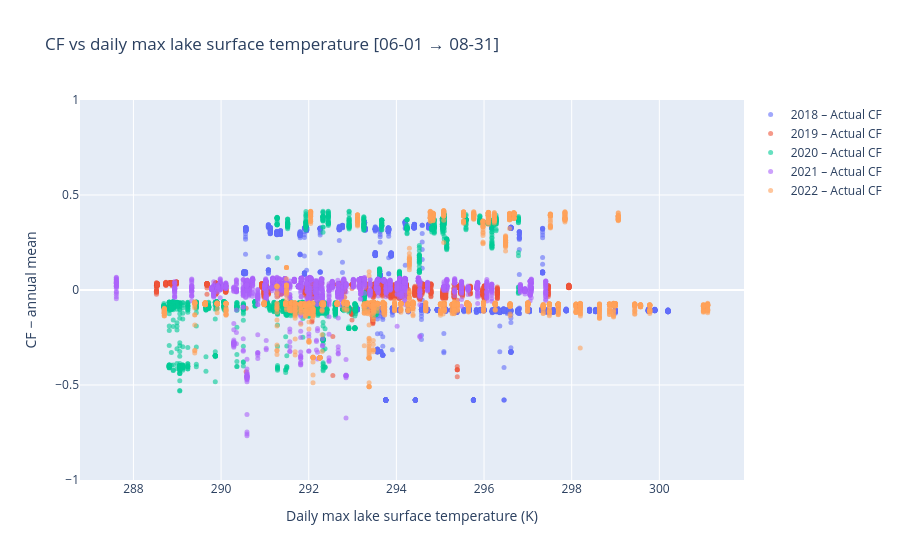
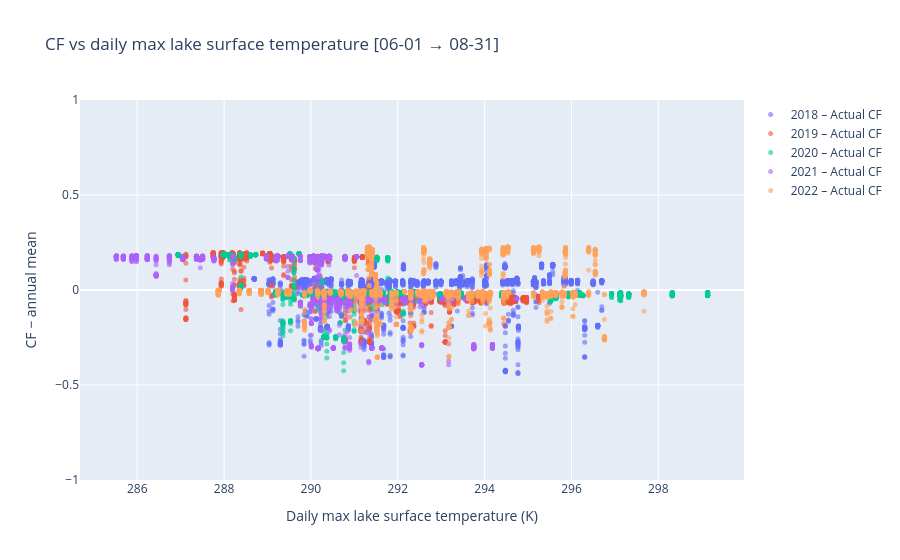
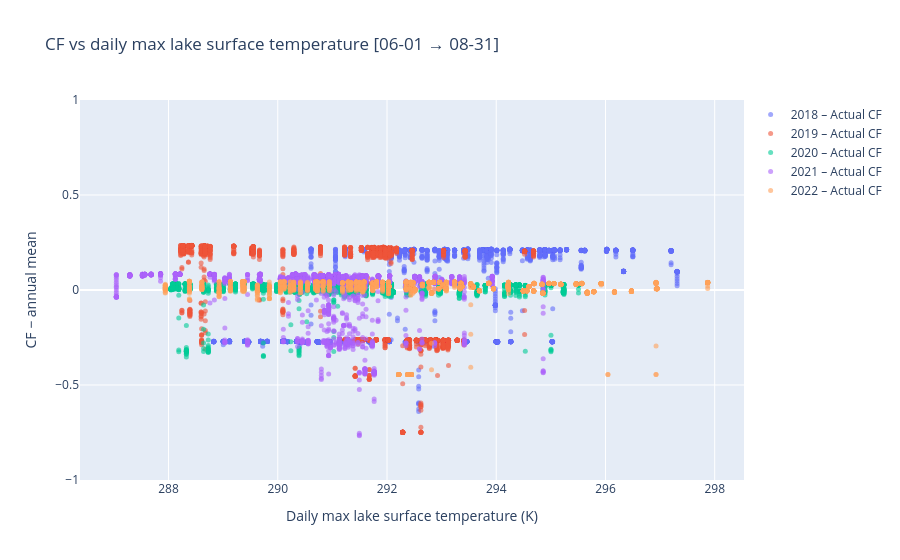
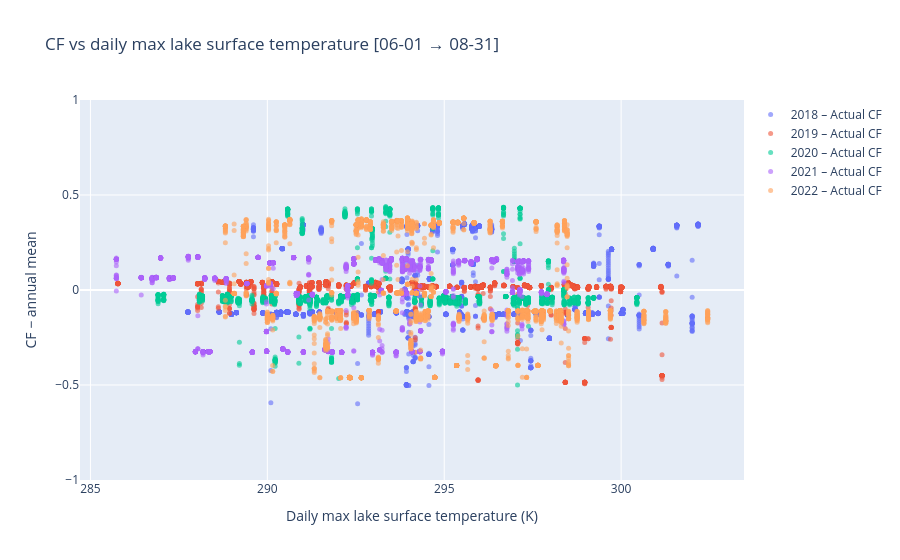

Source (notebook cell) for these figures, in order:
### Code cell
actual_sources = {k: v for k, v in multi_sources.items() if "Actual" in k}

# All plants — loop over each, all weather years
for plant in scenarios[0]["damage_df"].columns:
    print(plant)
    fig = cf_to_temp_max(
        cutout_data_by_year, powerplants_df, actual_sources,
        plant_name=plant,
        date_range=("06-01", "08-31"),
    )
    fig.show()

### Figure 1 — Plotly figure (JSON) as saved in the notebook; plotly's stock layout.template omitted (floating-point values rounded to 4 significant figures; data arrays with more than 128 entries replaced by an {"elided": "..."} marker saying what was removed)
{"data": [{"marker": {"color": "#636EFA", "opacity": 0.6, "size": 5, "symbol": "circle"}, "mode": "markers", "name": "2018 – Actual CF", "type": "scatter", "x": {"elided": "1935 float values"}, "y": {"elided": "1935 float values"}}, {"marker": {"color": "#EF553B", "opacity": 0.6, "size": 5, "symbol": "circle"}, "mode": "markers", "name": "2019 – Actual CF", "type": "scatter", "x": {"elided": "1922 float values"}, "y": {"elided": "1922 float values"}}, {"marker": {"color": "#00CC96", "opacity": 0.6, "size": 5, "symbol": "circle"}, "mode": "markers", "name": "2020 – Actual CF", "type": "scatter", "x": {"elided": "2137 float values"}, "y": {"elided": "2137 float values"}}, {"marker": {"color": "#AB63FA", "opacity": 0.6, "size": 5, "symbol": "circle"}, "mode": "markers", "name": "2021 – Actual CF", "type": "scatter", "x": {"elided": "2208 float values"}, "y": {"elided": "2208 float values"}}, {"marker": {"color": "#FFA15A", "opacity": 0.6, "size": 5, "symbol": "circle"}, "mode": "markers", "name": "2022 – Actual CF", "type": "scatter", "x": {"elided": "2203 float values"}, "y": {"elided": "2203 float values"}}], "layout": {"legend": {"x": 1.01, "y": 1}, "title": {"text": "CF vs daily max lake surface temperature [06-01 → 08-31]"}, "xaxis": {"title": {"text": "Daily max lake surface temperature (K)"}}, "yaxis": {"range": [-1, 1], "title": {"text": "CF − annual mean"}}}}

### Figure 2 — Plotly figure (JSON) as saved in the notebook; plotly's stock layout.template omitted (floating-point values rounded to 4 significant figures; data arrays with more than 128 entries replaced by an {"elided": "..."} marker saying what was removed)
{"data": [{"marker": {"color": "#636EFA", "opacity": 0.6, "size": 5, "symbol": "circle"}, "mode": "markers", "name": "2018 – Actual CF", "type": "scatter", "x": {"elided": "2197 float values"}, "y": {"elided": "2197 float values"}}, {"marker": {"color": "#EF553B", "opacity": 0.6, "size": 5, "symbol": "circle"}, "mode": "markers", "name": "2019 – Actual CF", "type": "scatter", "x": {"elided": "2204 float values"}, "y": {"elided": "2204 float values"}}, {"marker": {"color": "#00CC96", "opacity": 0.6, "size": 5, "symbol": "circle"}, "mode": "markers", "name": "2020 – Actual CF", "type": "scatter", "x": {"elided": "2187 float values"}, "y": {"elided": "2187 float values"}}, {"marker": {"color": "#AB63FA", "opacity": 0.6, "size": 5, "symbol": "circle"}, "mode": "markers", "name": "2021 – Actual CF", "type": "scatter", "x": {"elided": "2208 float values"}, "y": {"elided": "2208 float values"}}, {"marker": {"color": "#FFA15A", "opacity": 0.6, "size": 5, "symbol": "circle"}, "mode": "markers", "name": "2022 – Actual CF", "type": "scatter", "x": {"elided": "2204 float values"}, "y": {"elided": "2204 float values"}}], "layout": {"legend": {"x": 1.01, "y": 1}, "title": {"text": "CF vs daily max lake surface temperature [06-01 → 08-31]"}, "xaxis": {"title": {"text": "Daily max lake surface temperature (K)"}}, "yaxis": {"range": [-1, 1], "title": {"text": "CF − annual mean"}}}}

### Figure 3 — Plotly figure (JSON) as saved in the notebook; plotly's stock layout.template omitted (floating-point values rounded to 4 significant figures; data arrays with more than 128 entries replaced by an {"elided": "..."} marker saying what was removed)
{"data": [{"marker": {"color": "#636EFA", "opacity": 0.6, "size": 5, "symbol": "circle"}, "mode": "markers", "name": "2018 – Actual CF", "type": "scatter", "x": {"elided": "2197 float values"}, "y": {"elided": "2197 float values"}}, {"marker": {"color": "#EF553B", "opacity": 0.6, "size": 5, "symbol": "circle"}, "mode": "markers", "name": "2019 – Actual CF", "type": "scatter", "x": {"elided": "2204 float values"}, "y": {"elided": "2204 float values"}}, {"marker": {"color": "#00CC96", "opacity": 0.6, "size": 5, "symbol": "circle"}, "mode": "markers", "name": "2020 – Actual CF", "type": "scatter", "x": {"elided": "2187 float values"}, "y": {"elided": "2187 float values"}}, {"marker": {"color": "#AB63FA", "opacity": 0.6, "size": 5, "symbol": "circle"}, "mode": "markers", "name": "2021 – Actual CF", "type": "scatter", "x": {"elided": "2208 float values"}, "y": {"elided": "2208 float values"}}, {"marker": {"color": "#FFA15A", "opacity": 0.6, "size": 5, "symbol": "circle"}, "mode": "markers", "name": "2022 – Actual CF", "type": "scatter", "x": {"elided": "1957 float values"}, "y": {"elided": "1957 float values"}}], "layout": {"legend": {"x": 1.01, "y": 1}, "title": {"text": "CF vs daily max lake surface temperature [06-01 → 08-31]"}, "xaxis": {"title": {"text": "Daily max lake surface temperature (K)"}}, "yaxis": {"range": [-1, 1], "title": {"text": "CF − annual mean"}}}}

### Figure 4 — Plotly figure (JSON) as saved in the notebook; plotly's stock layout.template omitted (floating-point values rounded to 4 significant figures; data arrays with more than 128 entries replaced by an {"elided": "..."} marker saying what was removed)
{"data": [{"marker": {"color": "#636EFA", "opacity": 0.6, "size": 5, "symbol": "circle"}, "mode": "markers", "name": "2018 – Actual CF", "type": "scatter", "x": {"elided": "2089 float values"}, "y": {"elided": "2089 float values"}}, {"marker": {"color": "#EF553B", "opacity": 0.6, "size": 5, "symbol": "circle"}, "mode": "markers", "name": "2019 – Actual CF", "type": "scatter", "x": {"elided": "2208 float values"}, "y": {"elided": "2208 float values"}}, {"marker": {"color": "#00CC96", "opacity": 0.6, "size": 5, "symbol": "circle"}, "mode": "markers", "name": "2020 – Actual CF", "type": "scatter", "x": {"elided": "2166 float values"}, "y": {"elided": "2166 float values"}}, {"marker": {"color": "#AB63FA", "opacity": 0.6, "size": 5, "symbol": "circle"}, "mode": "markers", "name": "2021 – Actual CF", "type": "scatter", "x": {"elided": "2208 float values"}, "y": {"elided": "2208 float values"}}, {"marker": {"color": "#FFA15A", "opacity": 0.6, "size": 5, "symbol": "circle"}, "mode": "markers", "name": "2022 – Actual CF", "type": "scatter", "x": {"elided": "2204 float values"}, "y": {"elided": "2204 float values"}}], "layout": {"legend": {"x": 1.01, "y": 1}, "title": {"text": "CF vs daily max lake surface temperature [06-01 → 08-31]"}, "xaxis": {"title": {"text": "Daily max lake surface temperature (K)"}}, "yaxis": {"range": [-1, 1], "title": {"text": "CF − annual mean"}}}}
